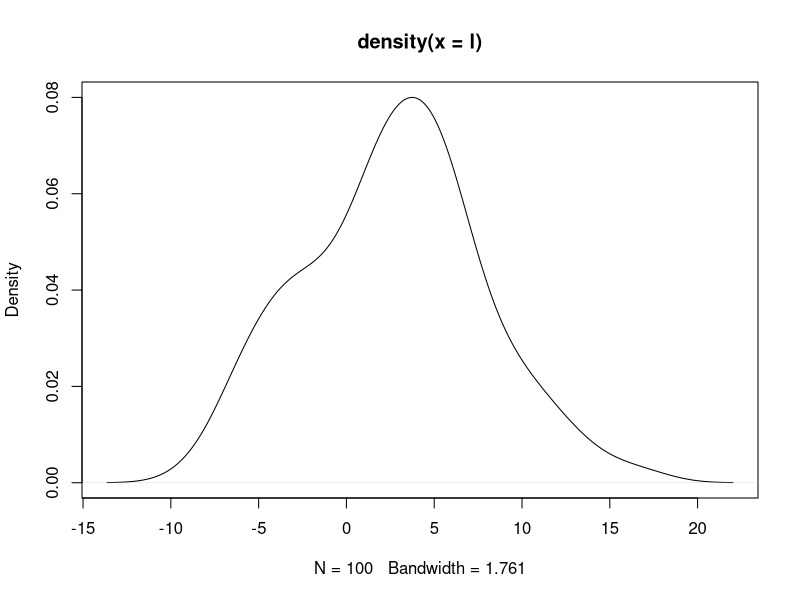

The R source for this figure:
## ---- chunk 1
x <- 5
y <- "scalar"

x
y
## ---- chunk 2
    df = data.frame(x = rnorm(100,0,1), y = seq(from = 1, to = 100) )
    result <- lm(y~x, data =df)
    
    result
## ---- chunk 3
    result$coeff
## ---- chunk 4
str(df)
## ---- chunk 5
x <- c(35.6, 36.1, 35.8, 37.0, 36.5, 37.2, 35.8)
str(x)
is.vector(x)
## ---- chunk 6
    a <- c(1, 2, 4, 6, 8)         
    b <- c(1, c(2, c(4, 6.8)))     # 套嵌使用
    a == b
    
    s <- c(1:10)        # 一个序列。相当于 seq(from = 1, to = 10, by= 1)
    s

    int <- c(1L, 6L, 8L)    # 产生integer类

    log <- c(T, F, F, T, T) # logical

    chr <- c("these", "are", "some", "character")
## ---- chunk 7
     f <- seq(1:10)     # 默认的increament是1,相当于 c(1:10)
     f
     
     g <- seq(from = 1, to = 10, by = 0.5)
     
     g
## ---- chunk 8
     h <- rep(5, 10)        # 单个数字的重复
     h
     
     j <- rep(c(1:3), 3)    # 重复一个序列 c(1:3)
     j
## ---- chunk 9
     k <- rnorm(100)    #default：rnorm(no, mean = 0, sd = 1)
     
     l <- rnorm(100, mean = 2, sd = 5)
     plot(density(l))
## ---- chunk 10
x <- rnorm(100)
typeof(x)
length(x)

y <- c("first", "second", "third")
typeof(y)
length(y)

z <- c(T, T, F)
typeof(z)
length(z)

w <- seq(from = 1, to = 10, by = 1)
typeof(w)
length(w)

mat <- matrix(rnorm(20), nrow = 4, ncol = 5)
typeof(mat)
length(mat)
## ---- chunk 11
u <- list(1:3, "cha", T, F, c(1, 4, 7), rep(1, 3), seq(1:5))

u
str(u)
typeof(u)
## ---- chunk 12
v <- list(list(2,4, T, "nope", seq(4:8)), rep(3:4, 2), list(T, F, "yes"))
v

str(v)
typeof(v)
